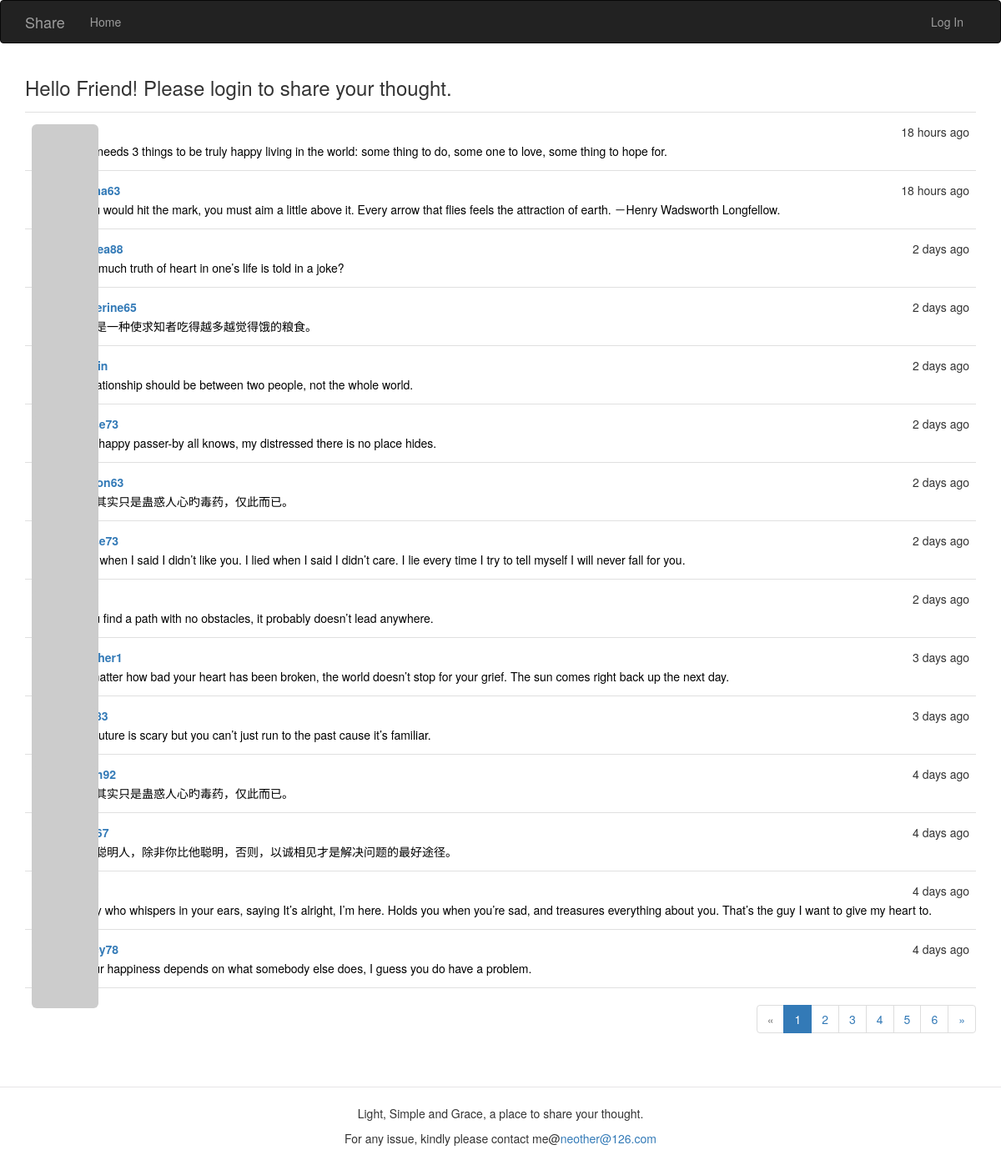
The page / on the database its author committed.
### app/models.py (models this page shows, shortened)
class Post(db.Model):
    __tablename__ = 'posts'
    id = db.Column(db.Integer, primary_key=True)
    body = db.Column(db.Text)
    timestamp = db.Column(db.DateTime, index=True, default=datetime.utcnow)
    author_id = db.Column(db.Integer, db.ForeignKey('users.id'))
    body_html = db.Column(db.Text)
    comments = db.relationship('Comment', backref='post', lazy='dynamic')
    Top = db.Column(db.Integer, default=0)
    topic = db.Column(db.String(128))

class User(UserMixin, db.Model):
    __tablename__ = 'users'
    id = db.Column(db.Integer, primary_key=True)
    email = db.Column(db.String(64), unique=True, index=True)
    username = db.Column(db.String(64), unique=True, index=True)
    password_hash = db.Column(db.String(128))
    role_id = db.Column(db.Integer, db.ForeignKey('roles.id'))
    confirmed = db.Column(db.Boolean, default=False)
    location = db.Column(db.String(64))
    about_me = db.Column(db.Text())
    member_since = db.Column(db.DateTime(), default=datetime.utcnow)
    last_seen = db.Column(db.DateTime(), default=datetime.utcnow)
    avatar_hash = db.Column(db.String(32))
    posts = db.relationship('Post', backref='author',
                            lazy='dynamic', cascade='all, delete-orphan')
    comments = db.relationship('Comment', backref='author', lazy='dynamic')
    followed = db.relationship('Follow', foreign_keys=[Follow.follower_id], backref=db.backref(
        'follower', lazy='joined'), lazy='dynamic', cascade='all, delete-orphan')
    followers = db.relationship('Follow', foreign_keys=[Follow.followed_id], backref=db.backref(
        'followed', lazy='joined'), lazy='dynamic', cascade='all, delete-orphan')
    @property
    def password(self):
        raise AttributeError('password is not a readable attribute')
    def gravatar_hash(self):
        return hashlib.md5(self.email.lower().encode('utf-8')).hexdigest()
    def gravatar(self, size=100, default='identicon', rating='g'):
        url = 'https://secure.gravatar.com/avatar'
        hash = self.avatar_hash or self.gravatar_hash()
        return '{url}/{hash}?s={size}&d={default}&r={rating}'.format(
            url=url, hash=hash, size=size, default=default, rating=rating)

### app/main/views.py (the view, shortened to what this page needs)
@main.route('/', methods=['GET', 'POST'])
def index():
    form = PostForm()
    page = request.args.get('page', 1, type=int)
    pagination = Post.query.order_by(Post.Top.desc(), Post.timestamp.desc()).paginate(
        page, per_page=current_app.config['FLASKY_POSTS_PER_PAGE'],
        error_out=False)
    posts = pagination.items
    return render_template('index.html', form=form, posts=posts,
                           pagination=pagination)

### app/auth/views.py (called while the page is built)
@auth.before_app_request
def before_request():
    if current_user.is_authenticated:
        current_user.ping()
        if not current_user.confirmed \
                and request.blueprint != 'auth' \
                and request.endpoint != 'static':
            return redirect(url_for('auth.unconfirmed'))

### app/main/__init__.py (called while the page is built)
@main.app_context_processor
def inject_permissions():
    return dict(Permission=Permission)

### app/models.py (called while the page is built)
    def can(self, permissions):
        return False

### app/templates/index.html (shortened to what this page needs)
{% extends "base.html" %}
{% import "bootstrap/wtf.html" as wtf %}
{% import "_macros.html" as macros %}
{% block page_content %}
        <h3>Hello {% if current_user.is_authenticated %}
                            {{ current_user.username }}!
                        {% else %}
                            Friend! Please login to share your thought.
                        {% endif %}</h3>
    {% include '_topic.html' %}
    {% if pagination %}
        <div class="pagination">
            {{ macros.pagination_widget(pagination, '.index') }}
        </div>
    {% endif %}
{% endblock %}

### app/templates/_topic.html (shortened to what this page needs)
<ul class="posts">
    {% for post in posts %}
        <li class="post">
            <div class="profile-thumbnail">
                <a href="{{ url_for('.user',username=post.author.username)}}">
                    <img class="img-rounded profile-thumbnail"
                    src="{{ post.author.gravatar(size=40) }}">
                </a>
            </div>
            <div class="post-content">
                <div class="post-date">{{ moment(post.timestamp).fromNow() }}</div>
                <div class="post-author">
                    <a href="{{ url_for('.user',username=post.author.username)}}">
                        {{ post.author.username }}
                    </a>
                </div>
                <div class="post-body">
                    <a style="color:black" href="{{ url_for('.post', id=post.id) }}">
                               {{ post.topic }}</a>
                </div>
                            </div>
                        </li>
                    {% endfor %}
                </ul>

### app/static/styles.css (style rules this page uses)
.profile-thumbnail { margin-top: 3px; position: absolute; }
ul.posts { list-style-type: none; padding: 0px; margin: 16px 0px 0px 0px; border-top: 1px solid #e0e0e0; }
ul.posts li.post { padding: 8px; border-bottom: 1px solid #e0e0e0; }
div.post-date { float: right; }
div.post-author { font-weight: bold; }
div.post-content { margin-top: 5px; margin-left: 48px; min-height: 48px; }
div.pagination { width: 100%; text-align: right; padding: 0px; margin: 0px; }
.post-body { margin-top: 3px; text-align: left; height:1.6em; overflow: hidden; text-overflow: ellipsis; display: -webkit-box; -webkit-line-clamp: 1; -webkit-box-orient: vertical; }

### rows shown on the page
Post: timestamp "18 hours ago", topic "One needs 3 things to be truly happy living in the world: some thing to do, some one to love, some thing to hope for."
Post: timestamp "18 hours ago", topic "If you would hit the mark, you must aim a little above it. Every arrow that flies feels the attraction of earth. －Henry Wadsworth Longfellow."
Post: timestamp "2 days ago", topic "How much truth of heart in one’s life is told in a joke?"
Post: timestamp "2 days ago", author.username "katherine65", topic "知识是一种使求知者吃得越多越觉得饿的粮食。"
Post: timestamp "2 days ago", topic "A relationship should be between two people, not the whole world."
Post: timestamp "2 days ago", topic "Your happy passer-by all knows, my distressed there is no place hides."
Post: timestamp "2 days ago", topic "誓言其实只是蛊惑人心旳毒药，仅此而已。"
Post: timestamp "2 days ago", topic "I lied when I said I didn’t like you. I lied when I said I didn’t care. I lie every time I try to tell myself I will never fall for you."
Post: timestamp "2 days ago", topic "If you find a path with no obstacles, it probably doesn’t lead anywhere."
Post: timestamp "3 days ago", topic "No matter how bad your heart has been broken, the world doesn’t stop for your grief. The sun comes right back up the next day."
Post: timestamp "3 days ago", topic "The future is scary but you can’t just run to the past cause it’s familiar."
Post: timestamp "4 days ago", topic "誓言其实只是蛊惑人心旳毒药，仅此而已。"
Post: timestamp "4 days ago", topic "面对聪明人，除非你比他聪明，否则，以诚相见才是解决问题的最好途径。"
Post: timestamp "4 days ago", topic "A guy who whispers in your ears, saying It’s alright, I’m here. Holds you when you’re sad, and treasures everything about you. That’s the guy I want to give my heart to."
Post: timestamp "4 days ago", topic "If your happiness depends on what somebody else does, I guess you do have a problem."

### other values the page prints
{{ p }} "1"
{{ p }} "2" "3" "4" "5" "6"
